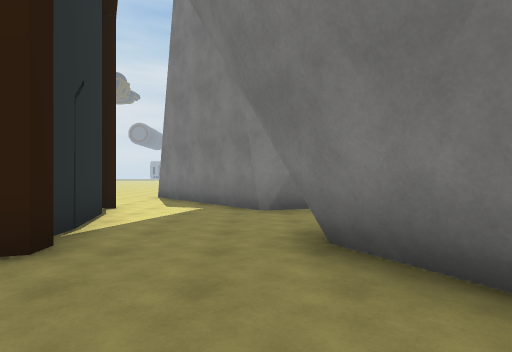
[1] (above)

16 first-person views from a walk through a 3-D level made in the Unity game engine. The camera is 1.5 m above the floor, looks level and sees 80° across. The floor is counted in squares, 2 m on a side. Each view is taken from the middle of a square. On the plan, view 1 faces up. The plan holds only what a view shows up to about 10 squares ahead; the rest is blank. The place goes on beyond the plan. The player is left out. Some surface patterns are stand-ins.

[2]
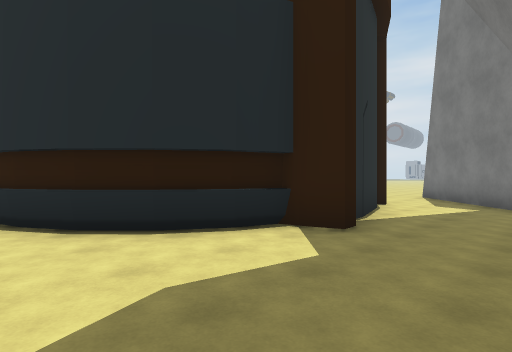

[3]
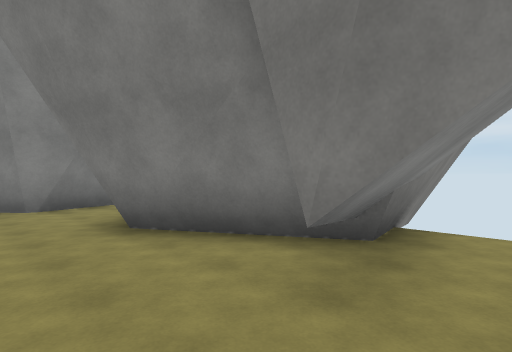

[4]
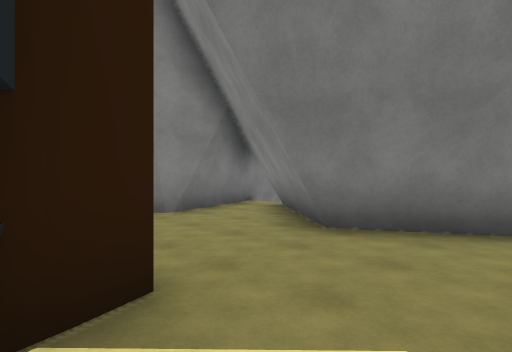

[5]
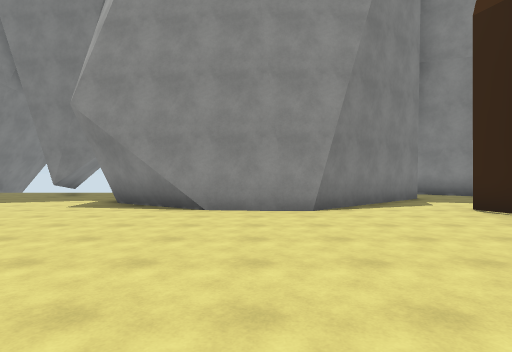

[6]
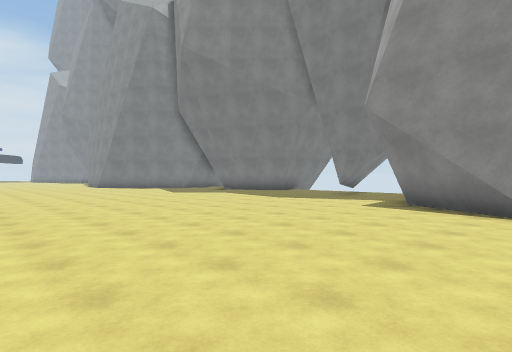

[7]
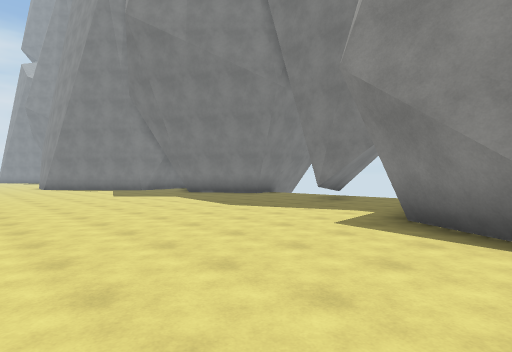

[8]
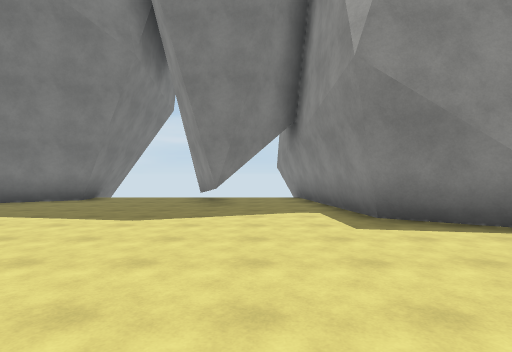

[9]
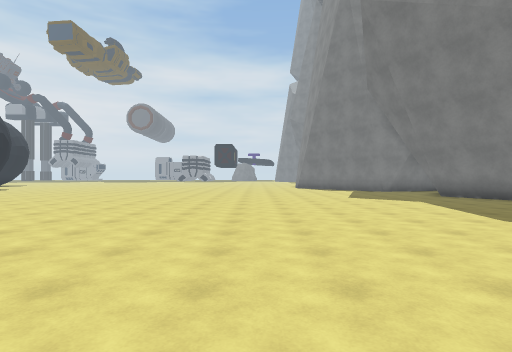

[10]
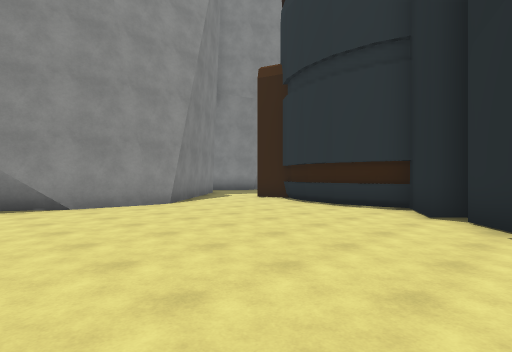

[11]
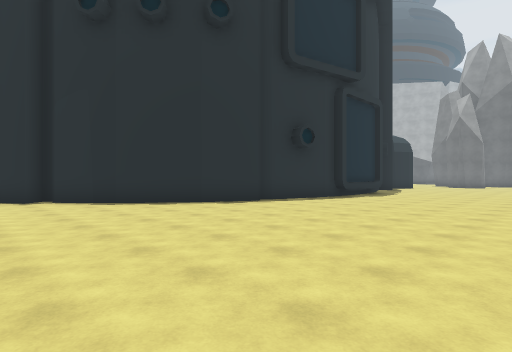

[12]
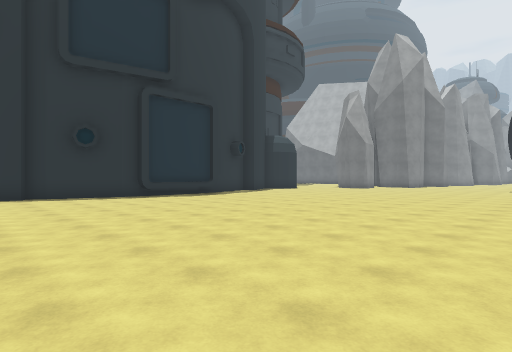

[13]
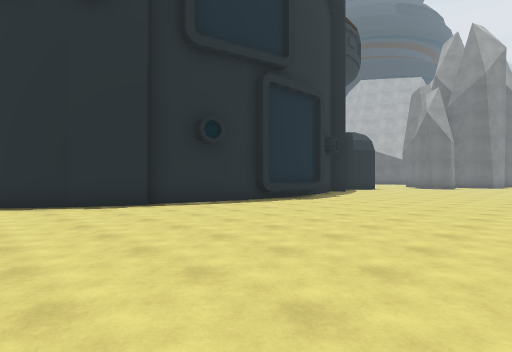

[14]
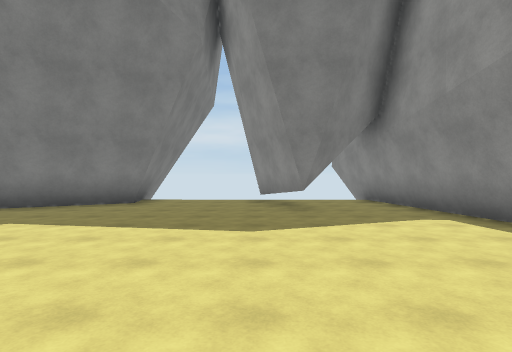

[15]
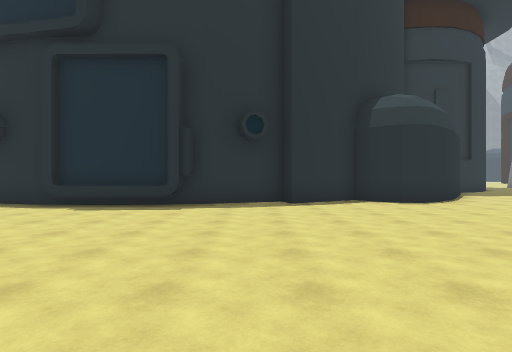

[16]
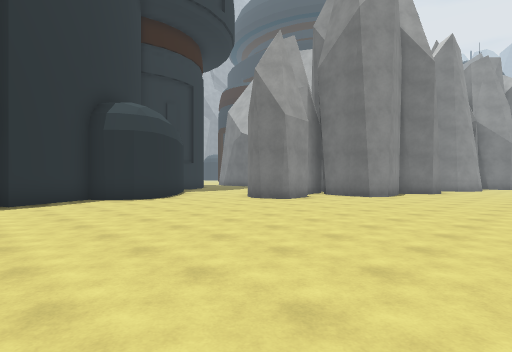

### Floor plan
Points are (right, up) in squares from view 1. A wall is a line through its corners. A room is listed if a view was taken in it or the views show most of it. See-through windows are left out.
Room 1 (views 1, 2, 3, 4)
walls: (-2.1, 3.2) (-2.1, 2.8) (-3, 2.6) (-3.3, 1.7); (0.4, 3.5) (2.9, 6.5); (-3.2, 1.8) (-3.8, 0.8); (-3.7, 1) (-4.6, 0.1); (0.8, -0.3) (0.4, 0.1); (1.8, 1) (0.5, 3.3); (-4.5, 0.2) (-5.4, -0.4) (-5.8, -0.5); (-3, 5.9) (-2.5, 4.2) (-2.5, 3.7); (3.5, 0.3) (2.5, 0.2); (0.8, 6.6) (0, 6.7) (-1.1, 8); (4.5, 0.6) (2.9, 0.3); (4.3, 7.9) (0.3, 6.5)
low walls: (2.5, 0.2) (0.6, 3.5) (3, 6.3); (4.5, 0.8) (2.6, 0.5)
ways out: opening at (-2, 7) to room 3
Room 2 (views 5, 6, 7, 8, 9, 10, 11, 12, 13, 14, 15, 16)
walls: (-17.2, 13.2) (-15, 12.6); (-15.1, 12.7) (-14.6, 12.4) (-14.5, 12.7) (-12.9, 11.9); (-20.8, 13.4) (-17.2, 13.3); (-21.4, 13.6) (-17.7, 13.6); (-21.1, 13) (-21.1, 13.6); (-13, 12) (-11.1, 10.6); (-11.1, 10.5) (-9.9, 9.1); (-26.6, 12.4) (-26, 11.8) (-24, 12.9) (-23.8, 12.3) (-21.6, 13) (-19.4, 13.3); (-9.9, 8.5) (-9.4, 9) (-8.6, 7.7) (-7.9, 7.9); (-28.1, 12.5) (-27.6, 12.7) (-27, 12.7) (-26.5, 12.4); (-8, 7.9) (-6.7, 7.9); (-3.2, 14) (-1.9, 16) (4.1, 16.8); (-3.4, 13.3) (-1.7, 16); (-6.9, 8) (-5.8, 7.7) (-4.8, 7.2); (-3.4, 11.3) (-3.1, 14.3); (-4.1, 7) (-3.3, 7.3); (0.8, 18.5) (0.4, 19) (3.2, 20); (-2.1, 9.1) (-3.4, 10.6) (-3.4, 11.6); (1.4, 25.1) (1.1, 25.6); (3.4, 23.1) (2.3, 23.1) (0.8, 25.6); (4.1, 23.5) (2.5, 23.2)
low walls: (2.5, 23.2) (1.5, 25)
ways out: opening at (-3, 8) to room 3; opening at (-29.5, 12.5)
Room 3 (no view inside)
walls: (-1.1, 8) (-2.1, 9.1)
ways out: opening at (-2, 7) to room 1; opening at (-3, 8) to room 2

Positions as (right, up) in squares from view 1, and headings:
1: (0, 0), facing up
2: (0, -1), facing up-left
3: (-1, -1), facing up-right
4: (-3, 1), facing up-right
5: (-10, 12), facing right
6: (-10, 13), facing up-right
7: (-7, 14), facing up-right
8: (-7, 18), facing right
9: (-6, 15), facing up
10: (-11, 15), facing down-right
11: (-8, 19), facing down-left
12: (-13, 24), facing down-left
13: (-11, 20), facing down-left
14: (-6, 20), facing right
15: (-23, 21), facing down
16: (-23, 22), facing down-left
